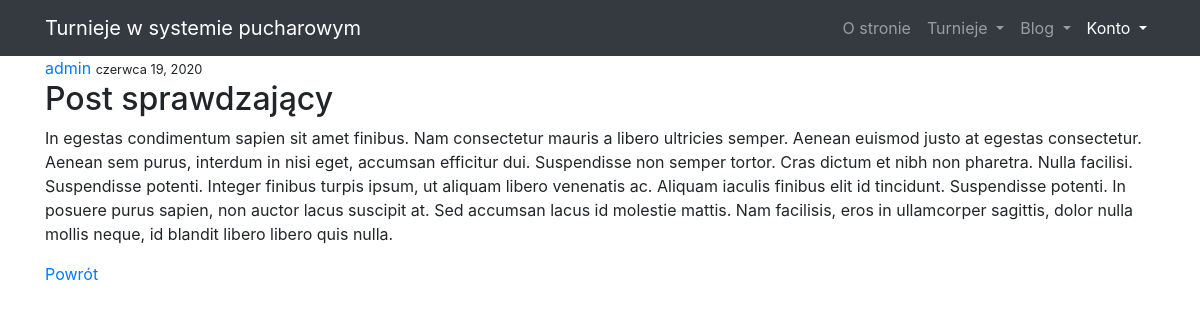
/blog/post/3/, run on the app's committed database.
### blog/models.py (models this page shows, shortened)
class Post(models.Model):
    title = models.CharField(max_length=100)
    content = models.TextField()
    date_posted = models.DateTimeField(default=timezone.now)
    author = models.ForeignKey(User, on_delete=models.CASCADE)

### user/models.py (models this page shows)
class User(AbstractUser):
    date_of_birth = models.DateField(default=date.today)

### blog/views.py (the view)
# urls.py: path('post/<int:pk>/', PostDetailView.as_view(), name='post-detail'),
class PostDetailView(DetailView):
    model = Post

### blog/templates/blog/post_detail.html (shortened to what this page needs)
{% extends "tournaments_app/base.html" %}
{% block content %}
<article>
    <div>
        <div>
            <a href="{% url 'user-posts' object.author.username %}">{{ object.author }}</a>
            <small>{{ object.date_posted|date:"E d, Y" }}</small>
        </div>
        <h2>{{ object.title }}</h2>
        <p>{{ object.content }}</p>
    </div>
    <a href="{{request.META.HTTP_REFERER}}">Powrót</a>
</article>
{% endblock content %}

### tournaments_app/static/css/modern-business.css (style rules this page uses)
body { padding-top: 56px; }

### data on the page
Post: author "admin", date_posted "czerwca 19, 2020", title "Post sprawdzający", content "In egestas condimentum sapien sit amet finibus. Nam consectetur mauris a libero ultricies semper. Aenean euismod justo at egestas consectetur. Aenean sem purus, interdum in nisi eget, accumsan efficitur dui. Suspendisse non semper tortor. Cras dictum et nibh non pharetra. Nulla facilisi. Suspendisse potenti. Integer finibus turpis ipsum, ut aliquam libero venenatis ac. Aliquam iaculis finibus elit id tincidunt. Suspendisse potenti. In posuere purus sapien, non auctor lacus suscipit at. Sed accumsan lacus id molestie mattis. Nam facilisis, eros in ullamcorper sagittis, dolor nulla mollis neque, id blandit libero libero quis nulla."
